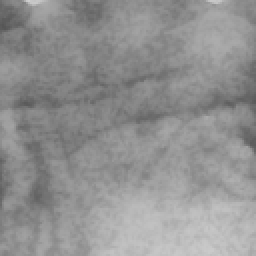
#> input picture nhan1.bmp, 128 x 128 px (shown 2 times larger); its folder holds only this picture in this run
$ python -i ROI_Gray.py   (imports and definitions only)   (older library calls are emulated)
#> lines starting #> are read from the running program, lines starting #| are printed output that depends on the picture
#> further down, picture is the input picture: shape (128, 128, 3); min 86, max 207, mean 145.6
from ctypes import sizeof
from tkinter import W
import numpy as np
import cv2
import mediapipe as mp
mp_drawing = mp.solutions.drawing_utils
mp_drawing_styles = mp.solutions.drawing_styles
mp_hands = mp.solutions.hands
import os


# [16 lines left out: function is_valid, not called in this run]

def IncreaseContrast(img):
    lab= cv2.cvtColor(img, cv2.COLOR_BGR2LAB)
#> lab: shape (128, 128, 3); mean of channels 0, 1, 2 154, 128, 128
    l_channel, a, b = cv2.split(lab)
#> a: shape (128, 128); every value is 128

    # Applying CLAHE to L-channel
    # feel free to try different values for the limit and grid size:
    clahe = cv2.createCLAHE(clipLimit=2.0, tileGridSize=(8,8))
    cl = clahe.apply(l_channel)
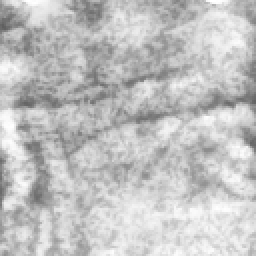
#> cl: shape (128, 128) (shown 2 times larger); min 95, max 255, mean 193.7

    # merge the CLAHE enhanced L-channel with the a and b channel
    limg = cv2.merge((cl,a,b))
#> limg: shape (128, 128, 3); mean of channels 0, 1, 2 193.7, 128, 128

    # Converting image from LAB Color model to BGR color spcae
    enhanced_img = cv2.cvtColor(limg, cv2.COLOR_LAB2BGR)

    # Stacking the original image with the enhanced image
    #result = np.hstack((img, enhanced_img))
    return enhanced_img

# [356 lines left out: function roiImageFromHand, not called in this run]

# roiImageFromHand(path_out_img='./ROI/',option=1,cap=cv2.VideoCapture(0))

>>> import cv2
>>> picture = cv2.imread('nhan1.bmp')
>>> result = IncreaseContrast(picture)

$ run again, on nhan2.bmp
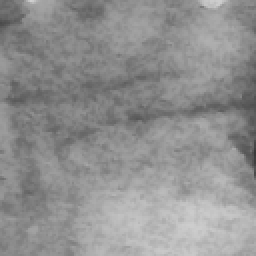
#> input picture nhan2.bmp, 128 x 128 px (shown 2 times larger)
#> picture is the input picture: shape (128, 128, 3); min 57, max 208, mean 144.4
#> lab: shape (128, 128, 3); mean of channels 0, 1, 2 152.8, 128, 128
#> a: shape (128, 128); every value is 128
#> in IncreaseContrast, `cl = clahe.apply(l_channel)`:
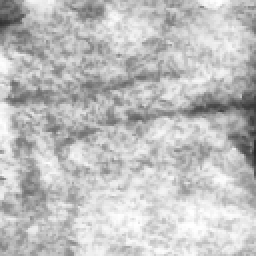
#> cl: shape (128, 128) (shown 2 times larger); min 40, max 255, mean 191.2
#> limg: shape (128, 128, 3); mean of channels 0, 1, 2 191.2, 128, 128

$ run again, on nhan3.bmp
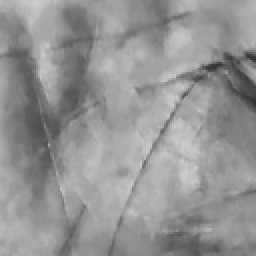
#> input picture nhan3.bmp, 128 x 128 px (shown 2 times larger)
#> picture is the input picture: shape (128, 128, 3); min 47, max 204, mean 147.8
#> lab: shape (128, 128, 3); mean of channels 0, 1, 2 155.9, 128, 128
#> a: shape (128, 128); every value is 128
#> in IncreaseContrast, `cl = clahe.apply(l_channel)`:
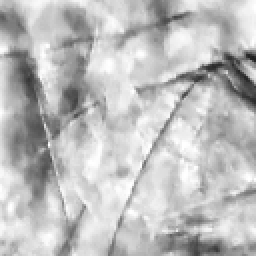
#> cl: shape (128, 128) (shown 2 times larger); min 31, max 255, mean 189.5
#> limg: shape (128, 128, 3); mean of channels 0, 1, 2 189.5, 128, 128
